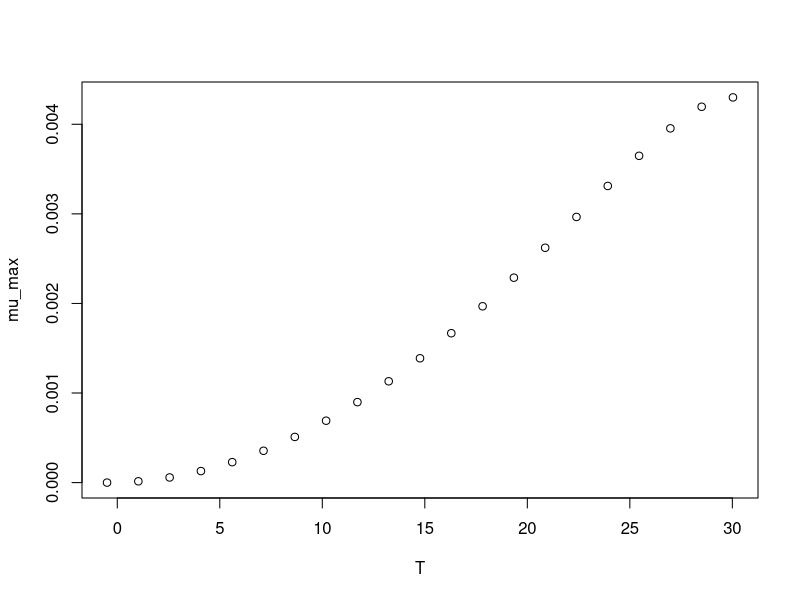

Write R code to recreate this figure.
#############################
# start of Parameter script
#############################
T <- seq(-0.4995004995005,30.03,length.out=21)
#############################
# end of Parameter script
#############################
############################# 
# start of Model script Gropin ID 407 
#############################
 
# constant coefficients for this model
 
variables <- data.frame(T)
argumentsPar <- expand.grid(variables)
 
# heart of the model
response_surface <- function(T) {
   mumax <-(4.3*(10^-3)*(T-34.4)*((T+0.5)^2))/((30+0.5)*((30+0.5)*(T-30)-(30-34.4)*(30-0.5-2*T)))

return(mumax=mumax)
} 

# output parameters
mumax <- cbind(argumentsPar,response_surface(argumentsPar['T']))
colnames(mumax) <- c(colnames(argumentsPar),'mumax')
#############################
# End of Model script
#############################
############################# 
# start of Visualisation script Gropin ID 407 
#############################
plot(T,mumax$mumax,
                          xlab='T',
                          ylab='mu_max')
#############################
# End of Visualisation script
#############################
